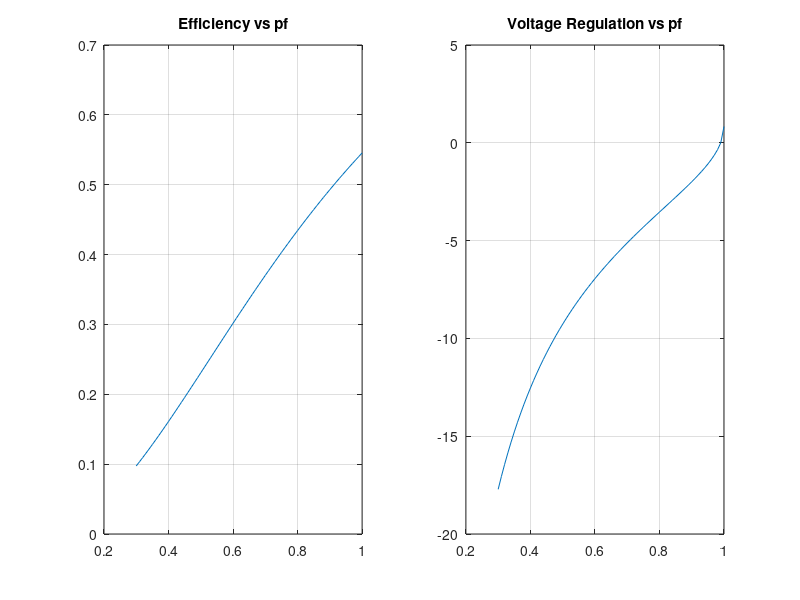

Reproduce this figure in MATLAB.
clear all

% Constants
A = 1;
B = 1+7i;
C = 0;
D = A;

%A=0.9706+0.00269i;
%B=6.39+69.998i;
%C=-1.155e-6+1i*(8.277e-4);
%D=0.9706+0.00269i

Pr = 100e3/3;
pf = 0.3:0.01:1;
Ir = zeros(1, length(pf));
Vs = zeros(1, length(pf));
Is = zeros(1, length(pf));

% Get Vr from user
Vr = 200; %input("Enter Vr: ");

% Calculate Ir
Ir = (Pr./(Vr.*pf)) .* exp(i.*acos(pf));

% Calculate sending end values
Vs = A*Vr + B.*Ir;
Is = C*Vr + D.*Ir;
Ss = Vs.*conj(Is);
Ps = real(Ss);

% Calculating Output
eff = Pr./Ps;

% VR =((vnl-vfl)/vfl)*100
Vrnl=Vs./A;
Vrfl = Vr;
VR = (Vrnl - Vrfl)./Vrfl;

% Test values
figure
subplot(121)
plot(pf, eff)
grid on
title("Efficiency vs pf")

subplot(122)
plot(pf, VR)
grid on
title("Voltage Regulation vs pf")
